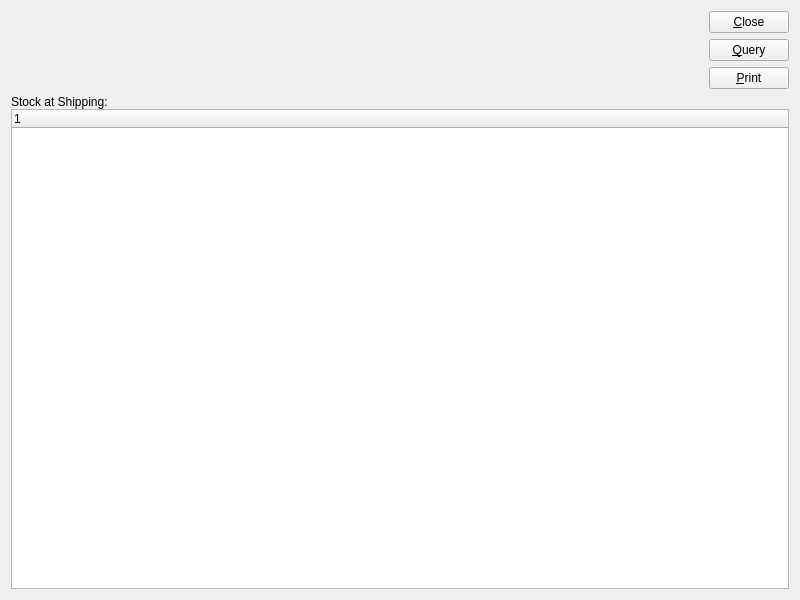
<?xml version="1.0" encoding="UTF-8"?>
<ui version="4.0">
 <comment>This file is part of the xTuple ERP: PostBooks Edition, a free and
open source Enterprise Resource Planning software suite,
Copyright (c) 1999-2019 by OpenMFG LLC, d/b/a xTuple.
It is licensed to you under the Common Public Attribution License
version 1.0, the full text of which (including xTuple-specific Exhibits)
is available at www.xtuple.com/CPAL.  By using this software, you agree
to be bound by its terms.</comment>
 <class>maintainShipping</class>
 <widget class="QWidget" name="maintainShipping">
  <property name="geometry">
   <rect>
    <x>0</x>
    <y>0</y>
    <width>800</width>
    <height>600</height>
   </rect>
  </property>
  <property name="windowTitle">
   <string>Maintain Shipping</string>
  </property>
  <layout class="QGridLayout" name="gridLayout">
   <item row="0" column="0">
    <layout class="QHBoxLayout" name="horizontalLayout">
     <item>
      <widget class="ParameterWidget" name="_parameterWidget"/>
     </item>
     <item>
      <spacer>
       <property name="orientation">
        <enum>Qt::Horizontal</enum>
       </property>
       <property name="sizeType">
        <enum>QSizePolicy::Expanding</enum>
       </property>
       <property name="sizeHint" stdset="0">
        <size>
         <width>20</width>
         <height>20</height>
        </size>
       </property>
      </spacer>
     </item>
     <item>
      <layout class="QVBoxLayout" name="verticalLayout">
       <item>
        <widget class="QPushButton" name="_close">
         <property name="text">
          <string>&amp;Close</string>
         </property>
        </widget>
       </item>
       <item>
        <widget class="QPushButton" name="_query">
         <property name="text">
          <string>&amp;Query</string>
         </property>
        </widget>
       </item>
       <item>
        <widget class="QPushButton" name="_print">
         <property name="text">
          <string>&amp;Print</string>
         </property>
        </widget>
       </item>
       <item>
        <spacer name="verticalSpacer">
         <property name="orientation">
          <enum>Qt::Vertical</enum>
         </property>
         <property name="sizeHint" stdset="0">
          <size>
           <width>20</width>
           <height>0</height>
          </size>
         </property>
        </spacer>
       </item>
      </layout>
     </item>
    </layout>
   </item>
   <item row="1" column="0">
    <widget class="QFrame" name="frame">
     <property name="sizePolicy">
      <sizepolicy hsizetype="Preferred" vsizetype="Expanding">
       <horstretch>0</horstretch>
       <verstretch>1</verstretch>
      </sizepolicy>
     </property>
     <property name="frameShape">
      <enum>QFrame::NoFrame</enum>
     </property>
     <property name="frameShadow">
      <enum>QFrame::Plain</enum>
     </property>
     <layout class="QVBoxLayout">
      <property name="spacing">
       <number>0</number>
      </property>
      <property name="margin">
       <number>0</number>
      </property>
      <item>
       <widget class="QLabel" name="_stockAtShippingLit">
        <property name="text">
         <string>Stock at Shipping:</string>
        </property>
        <property name="buddy">
         <cstring>_ship</cstring>
        </property>
       </widget>
      </item>
      <item>
       <widget class="XTreeWidget" name="_ship">
        <property name="rootIsDecorated">
         <bool>true</bool>
        </property>
       </widget>
      </item>
     </layout>
    </widget>
   </item>
  </layout>
 </widget>
 <layoutdefault spacing="6" margin="11"/>
 <customwidgets>
  <customwidget>
   <class>ParameterWidget</class>
   <extends>QWidget</extends>
   <header>parameterwidget.h</header>
  </customwidget>
  <customwidget>
   <class>XTreeWidget</class>
   <extends>QTreeWidget</extends>
   <header>xtreewidget.h</header>
   <container>1</container>
  </customwidget>
 </customwidgets>
 <tabstops>
  <tabstop>_close</tabstop>
 </tabstops>
 <resources/>
 <connections>
  <connection>
   <sender>_close</sender>
   <signal>clicked()</signal>
   <receiver>maintainShipping</receiver>
   <slot>close()</slot>
   <hints>
    <hint type="sourcelabel">
     <x>633</x>
     <y>32</y>
    </hint>
    <hint type="destinationlabel">
     <x>20</x>
     <y>20</y>
    </hint>
   </hints>
  </connection>
 </connections>
</ui>
